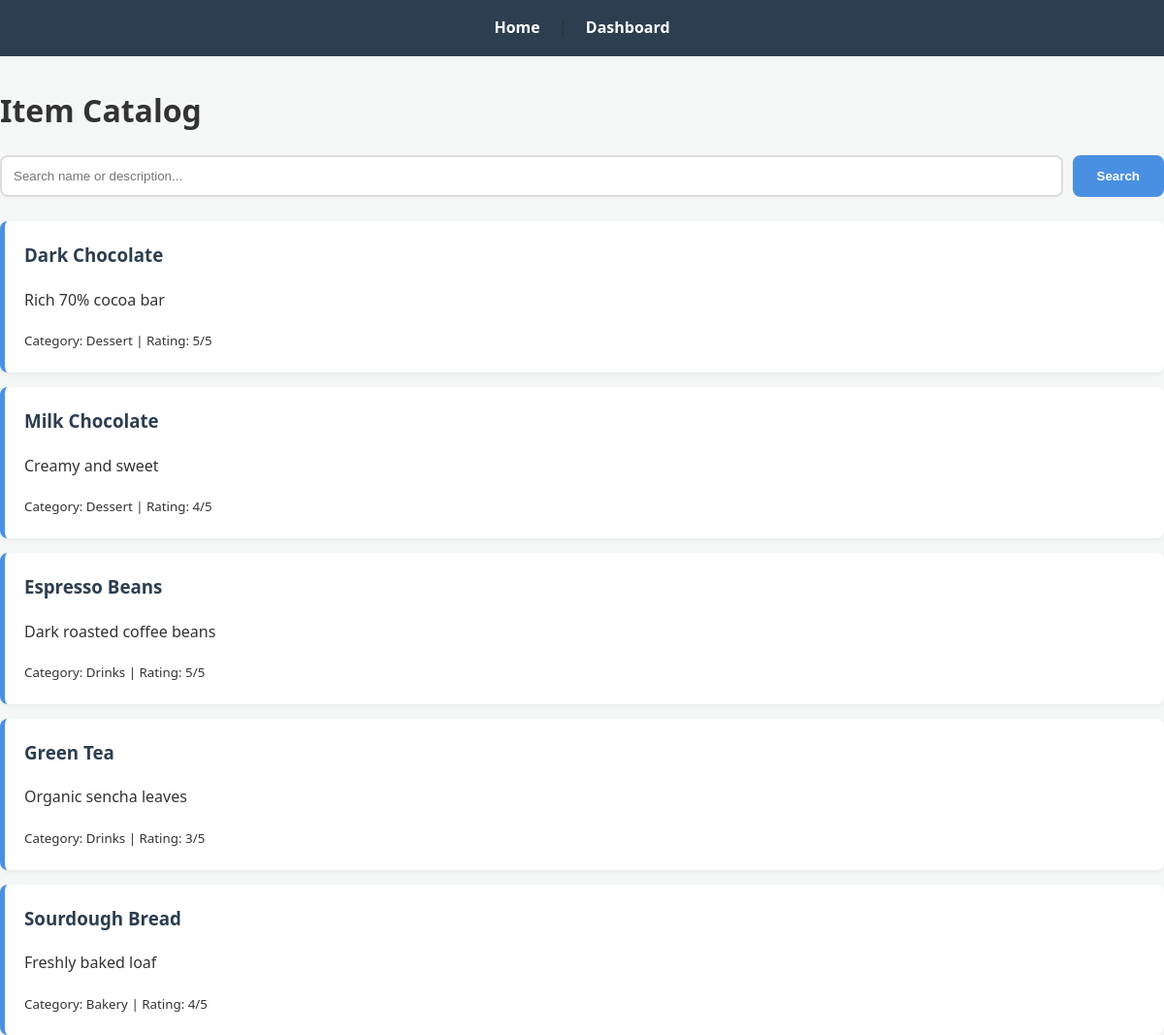
The page / on the database its author committed.
### tables this page shows
CREATE TABLE items (
    id INTEGER PRIMARY KEY AUTOINCREMENT,
    name TEXT NOT NULL,
    description TEXT NOT NULL,
    category TEXT NOT NULL,
    rating INTEGER
);

### app.py (the view)
@app.route('/')
def index():
    query = request.args.get('q', '').strip()
    conn = get_db_connection()
    if query:
        search_pattern = f"%{query}%"
        sql = "SELECT * FROM items WHERE name LIKE ? OR description LIKE ?"
        items = conn.execute(sql, (search_pattern, search_pattern)).fetchall()
    else:
        items = conn.execute('SELECT * FROM items').fetchall()
    count = len(items)
    conn.close()
    return render_template('index.html', items=items, query=query, count=count)

### app.py (called while the page is built)
def get_db_connection():
    conn = sqlite3.connect('database.db')
    conn.row_factory = sqlite3.Row  # This allows us to access columns by name
    return conn

### templates/index.html (shortened to what this page needs)
<!DOCTYPE html>
<html>
<head>
    <link rel="stylesheet" href="{{ url_for('static', filename='style.css') }}">
</head>
<body>
    <nav>
        <a href="/">Home</a> | <a href="/dashboard">Dashboard</a>
    </nav>
    <h1>Item Catalog</h1>
    <form action="/" method="GET" class="search-form">
        <input type="text" name="q" placeholder="Search name or description..." value="{{ query }}">
        <button type="submit">Search</button>
    </form>
    <div class="item-list">
        {% for item in items %}
            <div class="item-card">
                <h3>{{ item['name'] }}</h3>
                <p>{{ item['description'] }}</p>
                <small>Category: {{ item['category'] }} | Rating: {{ item['rating'] }}/5</small>
            </div>
        {% else %}
            <p>No results found matching your search.</p>
        {% endfor %}
    </div>
</body>
</html>

### static/style.css (style rules this page uses)
:root { --primary: #4a90e2; --dark: #2c3e50; --light: #f4f7f6; --success: #27ae60; --text: #333; }
body { font-family: 'Segoe UI', Tahoma, Geneva, Verdana, sans-serif; background-color: var(--light); color: var(--text); margin: 0; padding: 0; line-height: 1.6; }
nav { background: var(--dark); padding: 1rem; margin-bottom: 30px; text-align: center; }
nav a { color: white; text-decoration: none; margin: 0 15px; font-weight: bold; transition: color 0.3s; }
.search-form { display: flex; gap: 10px; margin-bottom: 25px; }
input[type="text"] { flex: 1; padding: 12px; border: 2px solid #ddd; border-radius: 8px; outline: none; transition: border-color 0.3s; }
button { padding: 10px 25px; background-color: var(--primary); color: white; border: none; border-radius: 8px; cursor: pointer; font-weight: bold; transition: transform 0.2s, background 0.3s; }
.item-list { display: grid; gap: 15px; }
.item-card { background: #fff; border-left: 5px solid var(--primary); padding: 20px; border-radius: 8px; box-shadow: 0 2px 5px rgba(0,0,0,0.05); transition: box-shadow 0.3s; }
.item-card h3 { margin-top: 0; color: var(--dark); }

### rows shown on the page
items: name "Dark Chocolate", description "Rich 70% cocoa bar", category "Dessert", rating "5"
items: name "Milk Chocolate", description "Creamy and sweet", category "Dessert", rating "4"
items: name "Espresso Beans", description "Dark roasted coffee beans", category "Drinks", rating "5"
items: name "Green Tea", description "Organic sencha leaves", category "Drinks", rating "3"
items: name "Sourdough Bread", description "Freshly baked loaf", category "Bakery", rating "4"
